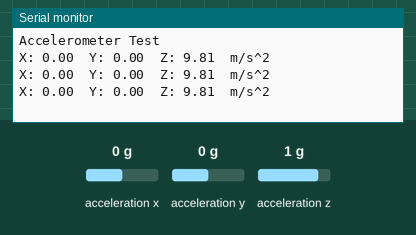
Simulated run of this sketch. Board: Arduino Uno, built with avr-gcc and run on an emulated ATmega328P. Parts: the last lines printed to the serial monitor. Inputs (shaded band) come from the test bench; at power-on: acceleration x 0 g, acceleration y 0 g, acceleration z 1 g.

Above: at 1.3 s.
1.4 s: acceleration x set to -1.4 g
At 1.9 s:
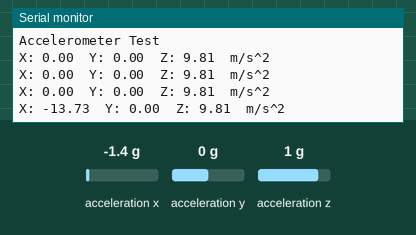
2.9 s: acceleration y set to -1.4 g
At 3.4 s:
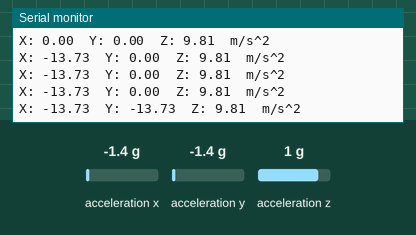
4.4 s: acceleration z set to -1.4 g
At 4.9 s:
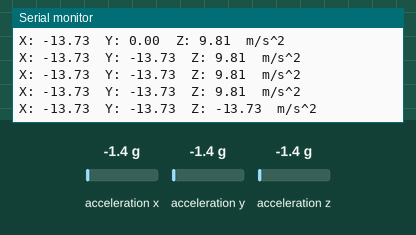

The sketch:

ESP8266_ADXL_345-355.ino
```cpp
#include <Wire.h>
#include <Adafruit_Sensor.h>
#include <Adafruit_ADXL345_U.h>

/* Assign a unique ID to this sensor at the same time */
Adafruit_ADXL345_Unified accel = Adafruit_ADXL345_Unified(12345);

// void displaySensorDetails(void)
// {
//   sensor_t sensor;
//   accel.getSensor(&sensor);
//   Serial.println("------------------------------------");
//   Serial.print  ("Sensor:       "); Serial.println(sensor.name);
//   Serial.print  ("Driver Ver:   "); Serial.println(sensor.version);
//   Serial.print  ("Unique ID:    "); Serial.println(sensor.sensor_id);
//   Serial.print  ("Max Value:    "); Serial.print(sensor.max_value); Serial.println(" m/s^2");
//   Serial.print  ("Min Value:    "); Serial.print(sensor.min_value); Serial.println(" m/s^2");
//   Serial.print  ("Resolution:   "); Serial.print(sensor.resolution); Serial.println(" m/s^2");
//   Serial.println("------------------------------------");
//   Serial.println("");
//   delay(500);
// }

// void displayDataRate(void)
// {
//   Serial.print  ("Data Rate:    ");

//   switch(accel.getDataRate())
//   {
//     case ADXL345_DATARATE_3200_HZ:
//       Serial.print  ("3200 ");
//       break;
//     case ADXL345_DATARATE_1600_HZ:
//       Serial.print  ("1600 ");
//       break;
//     case ADXL345_DATARATE_800_HZ:
//       Serial.print  ("800 ");
//       break;
//     case ADXL345_DATARATE_400_HZ:
//       Serial.print  ("400 ");
//       break;
//     case ADXL345_DATARATE_200_HZ:
//       Serial.print  ("200 ");
//       break;
//     case ADXL345_DATARATE_100_HZ:
//       Serial.print  ("100 ");
//       break;
//     case ADXL345_DATARATE_50_HZ:
//       Serial.print  ("50 ");
//       break;
//     case ADXL345_DATARATE_25_HZ:
//       Serial.print  ("25 ");
//       break;
//     case ADXL345_DATARATE_12_5_HZ:
//       Serial.print  ("12.5 ");
//       break;
//     case ADXL345_DATARATE_6_25HZ:
//       Serial.print  ("6.25 ");
//       break;
//     case ADXL345_DATARATE_3_13_HZ:
//       Serial.print  ("3.13 ");
//       break;
//     case ADXL345_DATARATE_1_56_HZ:
//       Serial.print  ("1.56 ");
//       break;
//     case ADXL345_DATARATE_0_78_HZ:
//       Serial.print  ("0.78 ");
//       break;
//     case ADXL345_DATARATE_0_39_HZ:
//       Serial.print  ("0.39 ");
//       break;
//     case ADXL345_DATARATE_0_20_HZ:
//       Serial.print  ("0.20 ");
//       break;
//     case ADXL345_DATARATE_0_10_HZ:
//       Serial.print  ("0.10 ");
//       break;
//     default:
//       Serial.print  ("???? ");
//       break;
//   }
//   Serial.println(" Hz");
// }

// void displayRange(void)
// {
//   Serial.print  ("Range:         +/- ");

//   switch(accel.getRange())
//   {
//     case ADXL345_RANGE_16_G:
//       Serial.print  ("16 ");
//       break;
//     case ADXL345_RANGE_8_G:
//       Serial.print  ("8 ");
//       break;
//     case ADXL345_RANGE_4_G:
//       Serial.print  ("4 ");
//       break;
//     case ADXL345_RANGE_2_G:
//       Serial.print  ("2 ");
//       break;
//     default:
//       Serial.print  ("?? ");
//       break;
//   }
//   Serial.println(" g");
// }

void setup(void)
{
#ifndef ESP8266
  while (!Serial); // for Leonardo/Micro/Zero
#endif
  Serial.begin(9600);
  Serial.println("Accelerometer Test"); Serial.println("");

  /* Initialise the sensor */
  if(!accel.begin())
  {
    /* There was a problem detecting the ADXL345 ... check your connections */
    Serial.println("Ooops, no ADXL345 detected ... Check your wiring!");
    while(1);
  }

  /* Set the range to whatever is appropriate for your project */
  accel.setRange(ADXL345_RANGE_16_G);
  // accel.setRange(ADXL345_RANGE_8_G);
  // accel.setRange(ADXL345_RANGE_4_G);
  // accel.setRange(ADXL345_RANGE_2_G);

  /* Display some basic information on this sensor */
//   displaySensorDetails();

  /* Display additional settings (outside the scope of sensor_t) */
//   displayDataRate();
//   displayRange();
  Serial.println("");
}

void loop(void)
{
  /* Get a new sensor event */
  sensors_event_t event;
  accel.getEvent(&event);

  /* Display the results (acceleration is measured in m/s^2) */
  Serial.print("X: "); Serial.print(event.acceleration.x); Serial.print("  ");
  Serial.print("Y: "); Serial.print(event.acceleration.y); Serial.print("  ");
  Serial.print("Z: "); Serial.print(event.acceleration.z); Serial.print("  ");Serial.println("m/s^2 ");
  delay(500);

}
```

Measured:
- after the input at 1.4 s, the serial monitor: prints a new line after 0.11 s (image 1)
- after the input at 2.9 s, the serial monitor: prints a new line after 0.12 s (image 2)
- after the input at 4.4 s, the serial monitor: prints a new line after 0.12 s (image 3)
